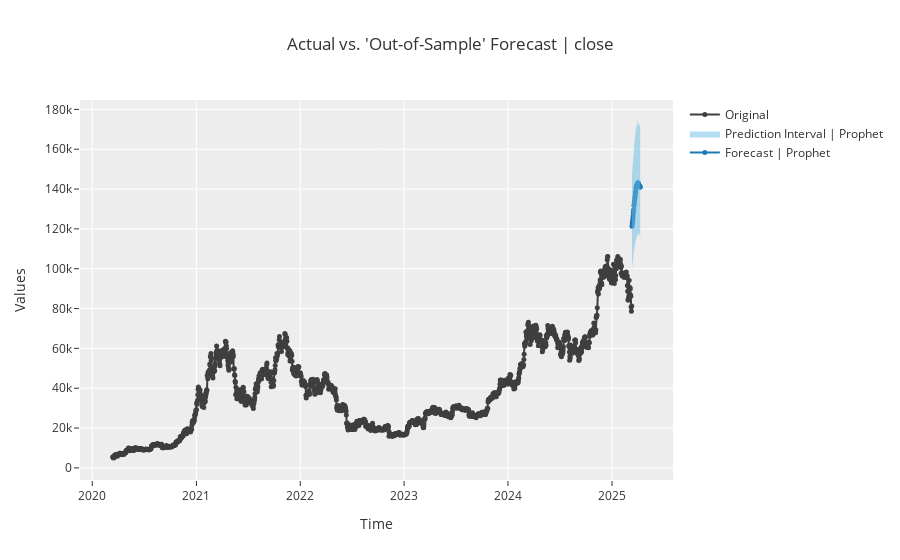

The code cell stored with this chart in its notebook:
### Code cell
print("\n--- Finalizing Model and Making Predictions ---")
final_prophet = finalize_model(tuned_prophet)

# Generate predictions for the test set
predictions = predict_model(final_prophet)
print("Prediction results (first 5 rows):")
display(predictions.head())

plot_model(final_prophet, plot='forecast')
